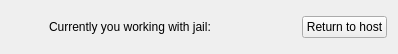
<?xml version="1.0" encoding="UTF-8"?>
<ui version="4.0">
 <class>JailIndicator</class>
 <widget class="QWidget" name="JailIndicator">
  <property name="geometry">
   <rect>
    <x>0</x>
    <y>0</y>
    <width>398</width>
    <height>50</height>
   </rect>
  </property>
  <property name="windowTitle">
   <string>Form</string>
  </property>
  <layout class="QHBoxLayout" name="horizontalLayout">
   <item>
    <widget class="QLabel" name="label">
     <property name="minimumSize">
      <size>
       <width>32</width>
       <height>32</height>
      </size>
     </property>
     <property name="maximumSize">
      <size>
       <width>32</width>
       <height>32</height>
      </size>
     </property>
     <property name="text">
      <string/>
     </property>
     <property name="pixmap">
      <pixmap resource="res.qrc">:/images/cell.png</pixmap>
     </property>
     <property name="scaledContents">
      <bool>true</bool>
     </property>
    </widget>
   </item>
   <item>
    <widget class="QLabel" name="label_2">
     <property name="text">
      <string>Currently you working with jail:</string>
     </property>
    </widget>
   </item>
   <item>
    <widget class="QLabel" name="jailNameLabel">
     <property name="font">
      <font>
       <weight>75</weight>
       <bold>true</bold>
      </font>
     </property>
     <property name="text">
      <string/>
     </property>
     <property name="textFormat">
      <enum>Qt::AutoText</enum>
     </property>
    </widget>
   </item>
   <item>
    <spacer name="horizontalSpacer">
     <property name="orientation">
      <enum>Qt::Horizontal</enum>
     </property>
     <property name="sizeHint" stdset="0">
      <size>
       <width>145</width>
       <height>20</height>
      </size>
     </property>
    </spacer>
   </item>
   <item>
    <widget class="QPushButton" name="returnToHostBtn">
     <property name="text">
      <string>Return to host</string>
     </property>
    </widget>
   </item>
  </layout>
 </widget>
 <resources>
  <include location="res.qrc"/>
 </resources>
 <connections/>
</ui>
